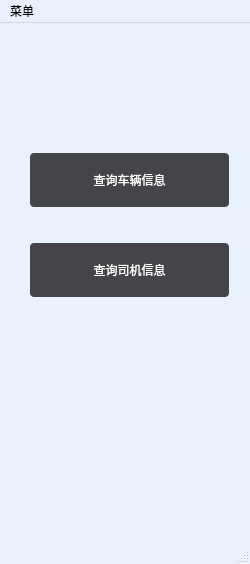
<?xml version="1.0" encoding="UTF-8"?>
<ui version="4.0">
 <class>MainWindow_2</class>
 <widget class="QMainWindow" name="MainWindow_2">
  <property name="geometry">
   <rect>
    <x>0</x>
    <y>0</y>
    <width>250</width>
    <height>564</height>
   </rect>
  </property>
  <property name="palette">
   <palette>
    <active>
     <colorrole role="WindowText">
      <brush brushstyle="SolidPattern">
       <color alpha="255">
        <red>0</red>
        <green>0</green>
        <blue>0</blue>
       </color>
      </brush>
     </colorrole>
     <colorrole role="Button">
      <brush brushstyle="SolidPattern">
       <color alpha="255">
        <red>232</red>
        <green>241</green>
        <blue>252</blue>
       </color>
      </brush>
     </colorrole>
     <colorrole role="Light">
      <brush brushstyle="SolidPattern">
       <color alpha="255">
        <red>255</red>
        <green>255</green>
        <blue>255</blue>
       </color>
      </brush>
     </colorrole>
     <colorrole role="Midlight">
      <brush brushstyle="SolidPattern">
       <color alpha="255">
        <red>243</red>
        <green>248</green>
        <blue>253</blue>
       </color>
      </brush>
     </colorrole>
     <colorrole role="Dark">
      <brush brushstyle="SolidPattern">
       <color alpha="255">
        <red>116</red>
        <green>120</green>
        <blue>126</blue>
       </color>
      </brush>
     </colorrole>
     <colorrole role="Mid">
      <brush brushstyle="SolidPattern">
       <color alpha="255">
        <red>155</red>
        <green>161</green>
        <blue>168</blue>
       </color>
      </brush>
     </colorrole>
     <colorrole role="Text">
      <brush brushstyle="SolidPattern">
       <color alpha="255">
        <red>0</red>
        <green>0</green>
        <blue>0</blue>
       </color>
      </brush>
     </colorrole>
     <colorrole role="BrightText">
      <brush brushstyle="SolidPattern">
       <color alpha="255">
        <red>255</red>
        <green>255</green>
        <blue>255</blue>
       </color>
      </brush>
     </colorrole>
     <colorrole role="ButtonText">
      <brush brushstyle="SolidPattern">
       <color alpha="255">
        <red>0</red>
        <green>0</green>
        <blue>0</blue>
       </color>
      </brush>
     </colorrole>
     <colorrole role="Base">
      <brush brushstyle="SolidPattern">
       <color alpha="255">
        <red>255</red>
        <green>255</green>
        <blue>255</blue>
       </color>
      </brush>
     </colorrole>
     <colorrole role="Window">
      <brush brushstyle="SolidPattern">
       <color alpha="255">
        <red>232</red>
        <green>241</green>
        <blue>252</blue>
       </color>
      </brush>
     </colorrole>
     <colorrole role="Shadow">
      <brush brushstyle="SolidPattern">
       <color alpha="255">
        <red>0</red>
        <green>0</green>
        <blue>0</blue>
       </color>
      </brush>
     </colorrole>
     <colorrole role="AlternateBase">
      <brush brushstyle="SolidPattern">
       <color alpha="255">
        <red>243</red>
        <green>248</green>
        <blue>253</blue>
       </color>
      </brush>
     </colorrole>
     <colorrole role="ToolTipBase">
      <brush brushstyle="SolidPattern">
       <color alpha="255">
        <red>255</red>
        <green>255</green>
        <blue>220</blue>
       </color>
      </brush>
     </colorrole>
     <colorrole role="ToolTipText">
      <brush brushstyle="SolidPattern">
       <color alpha="255">
        <red>0</red>
        <green>0</green>
        <blue>0</blue>
       </color>
      </brush>
     </colorrole>
     <colorrole role="PlaceholderText">
      <brush brushstyle="SolidPattern">
       <color alpha="128">
        <red>0</red>
        <green>0</green>
        <blue>0</blue>
       </color>
      </brush>
     </colorrole>
    </active>
    <inactive>
     <colorrole role="WindowText">
      <brush brushstyle="SolidPattern">
       <color alpha="255">
        <red>0</red>
        <green>0</green>
        <blue>0</blue>
       </color>
      </brush>
     </colorrole>
     <colorrole role="Button">
      <brush brushstyle="SolidPattern">
       <color alpha="255">
        <red>232</red>
        <green>241</green>
        <blue>252</blue>
       </color>
      </brush>
     </colorrole>
     <colorrole role="Light">
      <brush brushstyle="SolidPattern">
       <color alpha="255">
        <red>255</red>
        <green>255</green>
        <blue>255</blue>
       </color>
      </brush>
     </colorrole>
     <colorrole role="Midlight">
      <brush brushstyle="SolidPattern">
       <color alpha="255">
        <red>243</red>
        <green>248</green>
        <blue>253</blue>
       </color>
      </brush>
     </colorrole>
     <colorrole role="Dark">
      <brush brushstyle="SolidPattern">
       <color alpha="255">
        <red>116</red>
        <green>120</green>
        <blue>126</blue>
       </color>
      </brush>
     </colorrole>
     <colorrole role="Mid">
      <brush brushstyle="SolidPattern">
       <color alpha="255">
        <red>155</red>
        <green>161</green>
        <blue>168</blue>
       </color>
      </brush>
     </colorrole>
     <colorrole role="Text">
      <brush brushstyle="SolidPattern">
       <color alpha="255">
        <red>0</red>
        <green>0</green>
        <blue>0</blue>
       </color>
      </brush>
     </colorrole>
     <colorrole role="BrightText">
      <brush brushstyle="SolidPattern">
       <color alpha="255">
        <red>255</red>
        <green>255</green>
        <blue>255</blue>
       </color>
      </brush>
     </colorrole>
     <colorrole role="ButtonText">
      <brush brushstyle="SolidPattern">
       <color alpha="255">
        <red>0</red>
        <green>0</green>
        <blue>0</blue>
       </color>
      </brush>
     </colorrole>
     <colorrole role="Base">
      <brush brushstyle="SolidPattern">
       <color alpha="255">
        <red>255</red>
        <green>255</green>
        <blue>255</blue>
       </color>
      </brush>
     </colorrole>
     <colorrole role="Window">
      <brush brushstyle="SolidPattern">
       <color alpha="255">
        <red>232</red>
        <green>241</green>
        <blue>252</blue>
       </color>
      </brush>
     </colorrole>
     <colorrole role="Shadow">
      <brush brushstyle="SolidPattern">
       <color alpha="255">
        <red>0</red>
        <green>0</green>
        <blue>0</blue>
       </color>
      </brush>
     </colorrole>
     <colorrole role="AlternateBase">
      <brush brushstyle="SolidPattern">
       <color alpha="255">
        <red>243</red>
        <green>248</green>
        <blue>253</blue>
       </color>
      </brush>
     </colorrole>
     <colorrole role="ToolTipBase">
      <brush brushstyle="SolidPattern">
       <color alpha="255">
        <red>255</red>
        <green>255</green>
        <blue>220</blue>
       </color>
      </brush>
     </colorrole>
     <colorrole role="ToolTipText">
      <brush brushstyle="SolidPattern">
       <color alpha="255">
        <red>0</red>
        <green>0</green>
        <blue>0</blue>
       </color>
      </brush>
     </colorrole>
     <colorrole role="PlaceholderText">
      <brush brushstyle="SolidPattern">
       <color alpha="128">
        <red>0</red>
        <green>0</green>
        <blue>0</blue>
       </color>
      </brush>
     </colorrole>
    </inactive>
    <disabled>
     <colorrole role="WindowText">
      <brush brushstyle="SolidPattern">
       <color alpha="255">
        <red>116</red>
        <green>120</green>
        <blue>126</blue>
       </color>
      </brush>
     </colorrole>
     <colorrole role="Button">
      <brush brushstyle="SolidPattern">
       <color alpha="255">
        <red>232</red>
        <green>241</green>
        <blue>252</blue>
       </color>
      </brush>
     </colorrole>
     <colorrole role="Light">
      <brush brushstyle="SolidPattern">
       <color alpha="255">
        <red>255</red>
        <green>255</green>
        <blue>255</blue>
       </color>
      </brush>
     </colorrole>
     <colorrole role="Midlight">
      <brush brushstyle="SolidPattern">
       <color alpha="255">
        <red>243</red>
        <green>248</green>
        <blue>253</blue>
       </color>
      </brush>
     </colorrole>
     <colorrole role="Dark">
      <brush brushstyle="SolidPattern">
       <color alpha="255">
        <red>116</red>
        <green>120</green>
        <blue>126</blue>
       </color>
      </brush>
     </colorrole>
     <colorrole role="Mid">
      <brush brushstyle="SolidPattern">
       <color alpha="255">
        <red>155</red>
        <green>161</green>
        <blue>168</blue>
       </color>
      </brush>
     </colorrole>
     <colorrole role="Text">
      <brush brushstyle="SolidPattern">
       <color alpha="255">
        <red>116</red>
        <green>120</green>
        <blue>126</blue>
       </color>
      </brush>
     </colorrole>
     <colorrole role="BrightText">
      <brush brushstyle="SolidPattern">
       <color alpha="255">
        <red>255</red>
        <green>255</green>
        <blue>255</blue>
       </color>
      </brush>
     </colorrole>
     <colorrole role="ButtonText">
      <brush brushstyle="SolidPattern">
       <color alpha="255">
        <red>116</red>
        <green>120</green>
        <blue>126</blue>
       </color>
      </brush>
     </colorrole>
     <colorrole role="Base">
      <brush brushstyle="SolidPattern">
       <color alpha="255">
        <red>232</red>
        <green>241</green>
        <blue>252</blue>
       </color>
      </brush>
     </colorrole>
     <colorrole role="Window">
      <brush brushstyle="SolidPattern">
       <color alpha="255">
        <red>232</red>
        <green>241</green>
        <blue>252</blue>
       </color>
      </brush>
     </colorrole>
     <colorrole role="Shadow">
      <brush brushstyle="SolidPattern">
       <color alpha="255">
        <red>0</red>
        <green>0</green>
        <blue>0</blue>
       </color>
      </brush>
     </colorrole>
     <colorrole role="AlternateBase">
      <brush brushstyle="SolidPattern">
       <color alpha="255">
        <red>232</red>
        <green>241</green>
        <blue>252</blue>
       </color>
      </brush>
     </colorrole>
     <colorrole role="ToolTipBase">
      <brush brushstyle="SolidPattern">
       <color alpha="255">
        <red>255</red>
        <green>255</green>
        <blue>220</blue>
       </color>
      </brush>
     </colorrole>
     <colorrole role="ToolTipText">
      <brush brushstyle="SolidPattern">
       <color alpha="255">
        <red>0</red>
        <green>0</green>
        <blue>0</blue>
       </color>
      </brush>
     </colorrole>
     <colorrole role="PlaceholderText">
      <brush brushstyle="SolidPattern">
       <color alpha="128">
        <red>0</red>
        <green>0</green>
        <blue>0</blue>
       </color>
      </brush>
     </colorrole>
    </disabled>
   </palette>
  </property>
  <property name="windowTitle">
   <string>MainWindow</string>
  </property>
  <widget class="QWidget" name="centralwidget">
   <widget class="QPushButton" name="btn_Select_Vehicle_2">
    <property name="geometry">
     <rect>
      <x>30</x>
      <y>130</y>
      <width>199</width>
      <height>54</height>
     </rect>
    </property>
    <property name="sizePolicy">
     <sizepolicy hsizetype="Expanding" vsizetype="Expanding">
      <horstretch>0</horstretch>
      <verstretch>0</verstretch>
     </sizepolicy>
    </property>
    <property name="styleSheet">
     <string notr="true">QPushButton{
		border-radius: 4px;
		border: none;
		width: 75px;
		height: 25px;
}
QPushButton:enabled {
        background: rgb(68, 69, 73);
        color: white;
}
QPushButton:!enabled {
        background: rgb(100, 100, 100);
        color: rgb(200, 200, 200);
}
QPushButton:enabled:hover{
        background: rgb(85, 85, 85);
}
QPushButton:enabled:pressed{
        background: rgb(150, 80, 80);
}

QPushButton#blueButton {
        color: white;
}
QPushButton#blueButton:enabled {
        background: rgb(0, 165, 235);
        color: white;
}
QPushButton#blueButton:!enabled {
        background: gray;
        color: rgb(200, 200, 200);
}
QPushButton#blueButton:enabled:hover {
        background: rgb(0, 180, 255);
}
QPushButton#blueButton:enabled:pressed {
        background: rgb(0, 140, 215);
}

QPushButton#selectButton {
        border: none;
        border-radius: none;
        border-left: 1px solid rgb(100, 100, 100);
        image: url(:/Black/scan);
        background: transparent;
        color: white;
}
QPushButton#selectButton:enabled:hover{
        background: rgb(85, 85, 85);
}
QPushButton#selectButton:enabled:pressed{
        background: rgb(80, 80, 80);
}

QPushButton#linkButton {
        background: transparent;
        color: rgb(0, 160, 230);
        text-align:left;
}
QPushButton#linkButton:hover {
        color: rgb(20, 185, 255);
        text-decoration: underline;
}
QPushButton#linkButton:pressed {
        color: rgb(0, 160, 230);
}

QPushButton#transparentButton {
        background: transparent;
}

</string>
    </property>
    <property name="text">
     <string>查询车辆信息</string>
    </property>
   </widget>
   <widget class="QPushButton" name="btn_Select_Driver_2">
    <property name="geometry">
     <rect>
      <x>30</x>
      <y>220</y>
      <width>199</width>
      <height>54</height>
     </rect>
    </property>
    <property name="sizePolicy">
     <sizepolicy hsizetype="Expanding" vsizetype="Expanding">
      <horstretch>0</horstretch>
      <verstretch>0</verstretch>
     </sizepolicy>
    </property>
    <property name="styleSheet">
     <string notr="true">QPushButton{
		border-radius: 4px;
		border: none;
		width: 75px;
		height: 25px;
}
QPushButton:enabled {
        background: rgb(68, 69, 73);
        color: white;
}
QPushButton:!enabled {
        background: rgb(100, 100, 100);
        color: rgb(200, 200, 200);
}
QPushButton:enabled:hover{
        background: rgb(85, 85, 85);
}
QPushButton:enabled:pressed{
        background: rgb(150, 80, 80);
}

QPushButton#blueButton {
        color: white;
}
QPushButton#blueButton:enabled {
        background: rgb(0, 165, 235);
        color: white;
}
QPushButton#blueButton:!enabled {
        background: gray;
        color: rgb(200, 200, 200);
}
QPushButton#blueButton:enabled:hover {
        background: rgb(0, 180, 255);
}
QPushButton#blueButton:enabled:pressed {
        background: rgb(0, 140, 215);
}

QPushButton#selectButton {
        border: none;
        border-radius: none;
        border-left: 1px solid rgb(100, 100, 100);
        image: url(:/Black/scan);
        background: transparent;
        color: white;
}
QPushButton#selectButton:enabled:hover{
        background: rgb(85, 85, 85);
}
QPushButton#selectButton:enabled:pressed{
        background: rgb(80, 80, 80);
}

QPushButton#linkButton {
        background: transparent;
        color: rgb(0, 160, 230);
        text-align:left;
}
QPushButton#linkButton:hover {
        color: rgb(20, 185, 255);
        text-decoration: underline;
}
QPushButton#linkButton:pressed {
        color: rgb(0, 160, 230);
}

QPushButton#transparentButton {
        background: transparent;
}

</string>
    </property>
    <property name="text">
     <string>查询司机信息</string>
    </property>
   </widget>
  </widget>
  <widget class="QMenuBar" name="menubar">
   <property name="geometry">
    <rect>
     <x>0</x>
     <y>0</y>
     <width>250</width>
     <height>26</height>
    </rect>
   </property>
   <widget class="QMenu" name="menu">
    <property name="title">
     <string>菜单</string>
    </property>
    <addaction name="action"/>
   </widget>
   <addaction name="menu"/>
  </widget>
  <widget class="QStatusBar" name="statusbar"/>
  <action name="action">
   <property name="text">
    <string>申请账号</string>
   </property>
  </action>
 </widget>
 <resources/>
 <connections/>
</ui>
